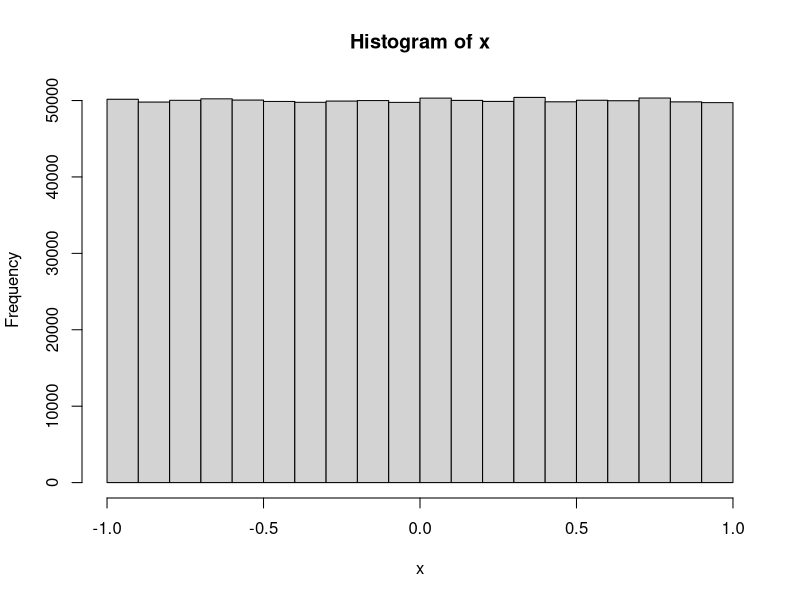
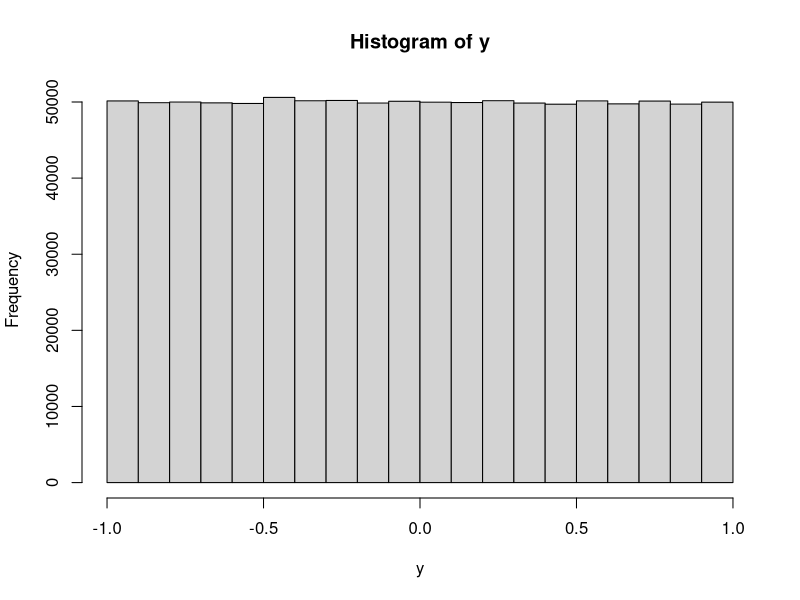
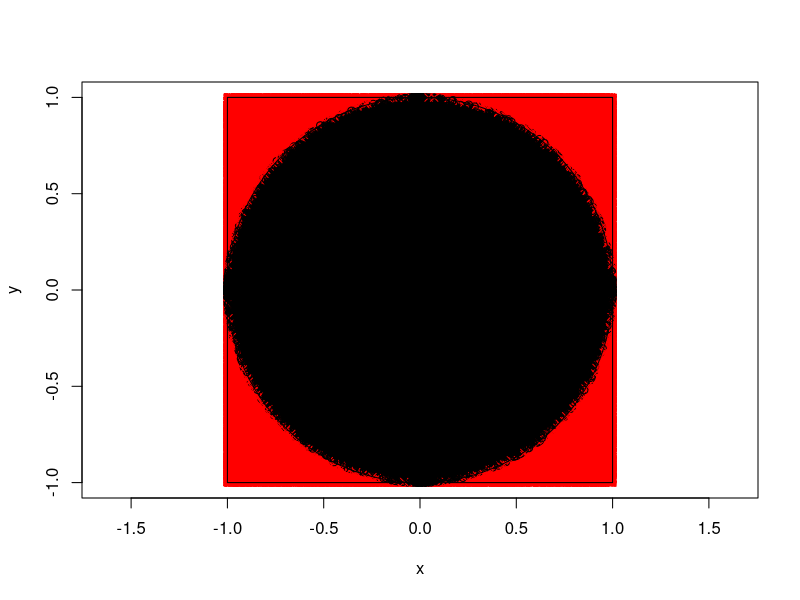
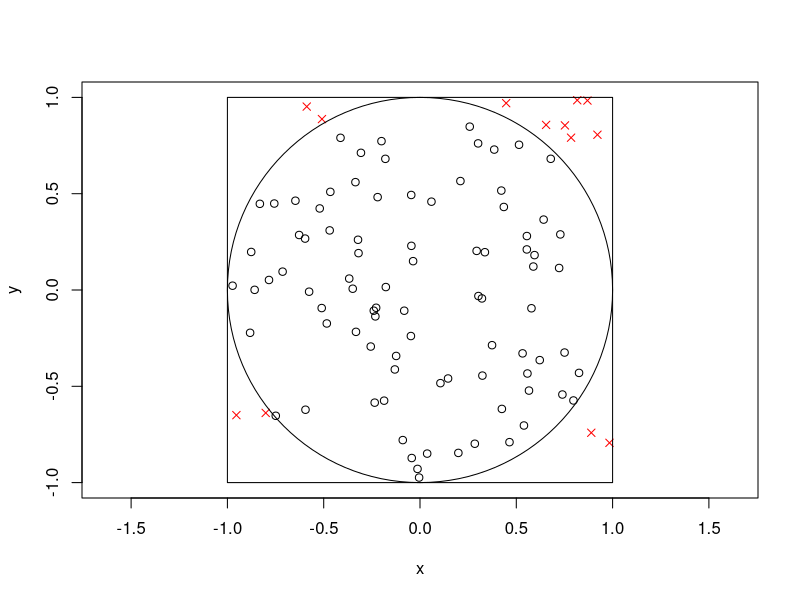

These figures' R source, in order:

## clase del jueves 21 de mayo

#generar 20 numeros aleatorios(entre 1 y 20) sin repeticion
numeros <- sample(1:20)# aqui por defecto replace esta en FALSE
# generar numeros aleatorios con repeticion
numeros <- sample(1:20, 25, replace = TRUE)
numeros



#para numeros decimales -> runif 

n<-10000
# runif nos da los datos en una distribucion uniforme de entre -1 y 1
x<- runif(n, min = -1 ,max = 1) 
x
# otra forma es generar los numeros a traves de una distribucion de probabilidad en este caso sera rnorm
x <- rnorm(1000, mean=0, sd=1)
x

# Ejemplo de un ejercicio de examen:
# sea el par ordenado (x,y) cada uno como un vector aleatorio con una distribucion uniforme
#que debe ir en un rango en el eje [-1,1]x [-1,1] de area 4 
# a) Aproximar mediante simulacion P(x+y <= 0) comparar con la probabilidad teorica
# a traves de la place (el area total que tenemos sobre el area posible que podria tomar )
#definimos la semilla
set.seed(1)
n<-10000
x<-runif(n, -1, 1)
y<-runif(n, -1, 1)
# ya que nos dieron una probabilidad
indice <- (x+y<0)
promedio = sum(indice)/n
promedio = mean(indice)
promedio # con ambos sale el mismo valor

#desviacion_estandar <- sd() 
# b) Ahora tendremos una distribucion para calcular el valor aproximado de pi 
#que tenga la probabilidad de que x² + y² <= 1 con esta funcion hacemos la aproximacion de pi
set.seed(1)
n<-1000000
x<-runif(n, -1, 1)
y<-runif(n, -1, 1)
hist(x)
hist(y)
indice <- (x^2+y^2<1) # apesar que teoricamente nos indican MENOR o IGUAL la ingeniera angela santos supone poner solo MENOR
indice
promedio = mean(indice)
aproximado_de_pi = 4*promedio
aproximado_de_pi


# clase lunes 25 de mayo
#graficando con la inge
color = ifelse(indice, 'black', 'red')
simbolo= ifelse(indice, 1,4)
plot(x,y,pch=simbolo,col=color,xlim = c(-1,1), ylim = c(-1,1), xlab = 'x', ylab = 'y', asp = 1)
symbols(0,0,circle=1, inches = FALSE, add = TRUE)
symbols(0,0,squares = 2, inches = FALSE, add = TRUE)
#Con menos puntos
set.seed(1)
n<-100
x<-runif(n, -1, 1)
y<-runif(n, -1, 1)
indice <- (x^2+y^2<1) # apesar que teoricamente nos indican MENOR o IGUAL la ingeniera angela santos supone poner solo MENOR
promedio = mean(indice)
aproximado_de_pi = 4*promedio
color = ifelse(indice, 'black', 'red')
simbolo= ifelse(indice, 1,4)
plot(x,y,pch=simbolo,col=color,xlim = c(-1,1), 
     ylim = c(-1,1), xlab = 'x', ylab = 'y', asp = 1)
symbols(0,0,circle=1, inches = FALSE, add = TRUE)
symbols(0,0,squares = 2, inches = FALSE, add = TRUE)



